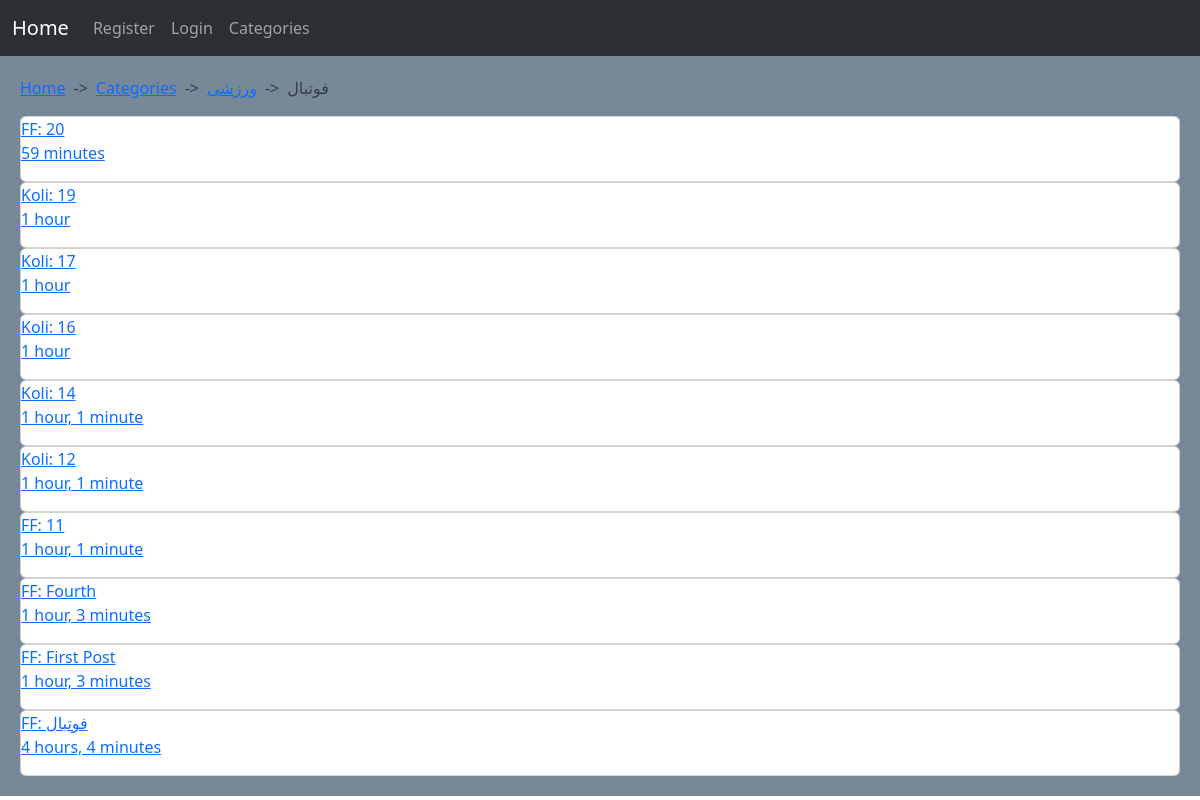
Screenshot of /Categories/فوتبال/showposts/ with the database file from the repository.
### Categories/models.py (models this page shows, shortened)
class CategoryModel(MPTTModel):
    name = models.CharField(
        max_length=200,
        unique=True,
    )
    slug = models.SlugField(
        max_length=300,
        unique=True,
        null=True,
        blank=True,
        allow_unicode=True
    )
    parent = TreeForeignKey(
        'self',
        on_delete=models.CASCADE,
        null=True,
        blank=True,
        related_name='Parent'
    )
    class Meta:
        ordering = ('name',)
        verbose_name = 'Category'
        verbose_name_plural = 'Categories'
    def get_absolute_url(self):
        return reverse('Categories:ShowCategoryPosts', args=(self.slug,))

### Posts/models.py (models this page shows, shortened)
class PostModel(models.Model):
    category = models.ForeignKey(
        CategoryModel,
        on_delete=models.CASCADE,
        related_name='category_posts',
        default=None
    )
    author = models.ForeignKey(
        User,
        on_delete=models.CASCADE,
        related_name='author_posts'
    )
    title = models.CharField(
        max_length=75,
        unique=True
    )
    slug = models.SlugField(
        max_length=150,
        unique=True,
        allow_unicode=True
    )
    body = RichTextUploadingField()
    date_created = models.DateTimeField(
        auto_now_add=True
    )
    date_updated = models.DateTimeField(
        auto_now=True
    )
    def get_absolute_url(self):
        return reverse_lazy('Posts:PostDetail', args=(self.category.slug, self.slug))
    class Meta:
        verbose_name = 'Post'
        verbose_name_plural = 'Posts'
        ordering = ('-date_created', '-date_updated')

### Categories/views.py (the view)
# urls.py: path('<str:category_slug>/showposts/', views.ShowCategoryPostsView.as_view(), name='ShowCategoryPosts'),
class ShowCategoryPostsView(View):
    template_name = 'Categories/ShowPosts.html'
    def get(self, request, category_slug):
        category = get_object_or_404(CategoryModel, slug=category_slug)
        ancestors = category.get_ancestors()
        needed_categories = category.get_descendants(include_self=False)
        conditions = Q(category=category)
        for ctgr in needed_categories:
            conditions |= Q(category=ctgr)
        posts = PostModel.objects.filter(conditions).order_by('-date_created')
        return render(request, self.template_name, {'posts': posts, 'ancestors': ancestors, 'current': category})

### Categories/Templates/Categories/ShowPosts.html (shortened to what this page needs)
{% extends 'Base.html' %}
{% block Body %}
	<div style="--bs-breadcrumb-divider: '->';" aria-label="breadcrumb">
		<ol class="breadcrumb">
			<li class="breadcrumb-item"><a href="{% url 'Home:Home' %}">Home</a></li>
			<li class="breadcrumb-item"><a href="{% url 'Categories:Category' %}">Categories</a></li>
			{% for anc in ancestors %}
				<li class="breadcrumb-item"><a href="{{ anc.get_absolute_url }}">{{ anc.name }}</a></li>
			{% endfor %}
			<li class="breadcrumb-item active" aria-current="page">{{ current.name }}</li>
		</ol>
	</div>
	{% for post in posts %}
		<div class="card">
			<a href="{{ post.get_absolute_url }}">
				<p>
					{{ post.author }}: {{ post.title|truncatewords:5 }} <br/>
					{{ post.date_updated|timesince }}
				</p>
			</a>
		</div>
	{% endfor %}
{% endblock %}

### rows the page displays
CategoryModel: name "ورزشی"
CategoryModel: name "فوتبال"
PostModel: author "FF", title "20", date_updated "59 minutes"
PostModel: author "Koli", title "19", date_updated "1 hour"
PostModel: author "Koli", title "17", date_updated "1 hour"
PostModel: author "Koli", title "16", date_updated "1 hour"
PostModel: author "Koli", title "14", date_updated "1 hour, 1 minute"
PostModel: author "Koli", title "12", date_updated "1 hour, 1 minute"
PostModel: author "FF", title "11", date_updated "1 hour, 1 minute"
PostModel: author "FF", title "Fourth", date_updated "1 hour, 3 minutes"
PostModel: author "FF", title "First Post", date_updated "1 hour, 3 minutes"
PostModel: author "FF", title "فوتبال", date_updated "4 hours, 4 minutes"
